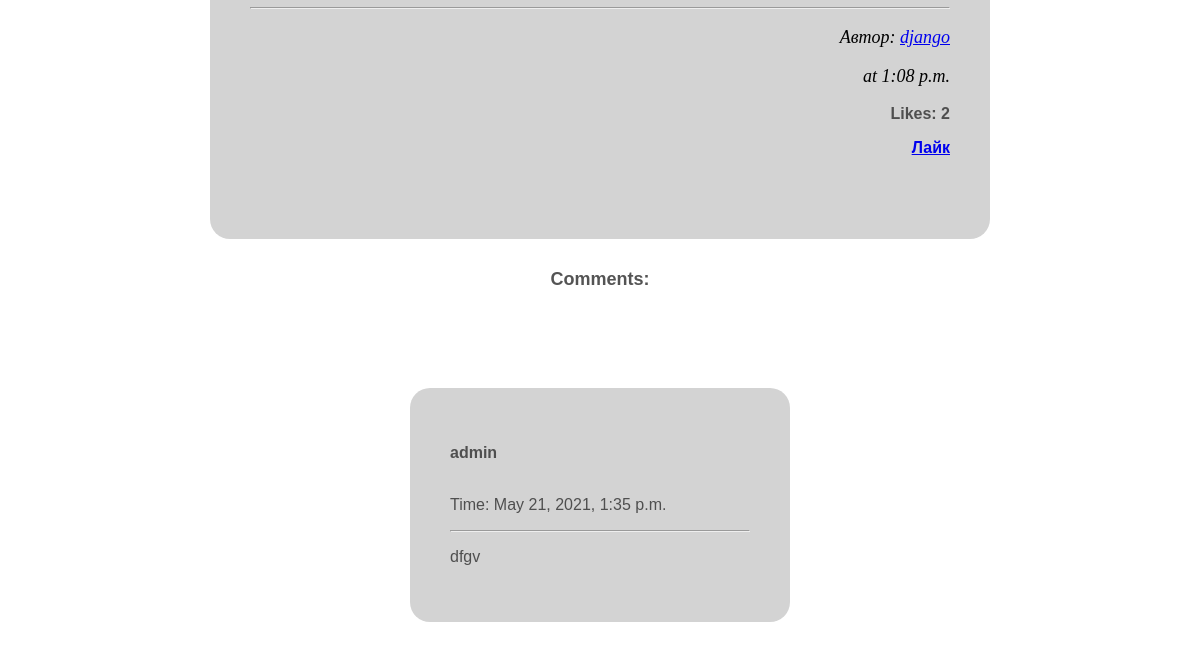
Before: /post/2/ (lower part) with the older database file.
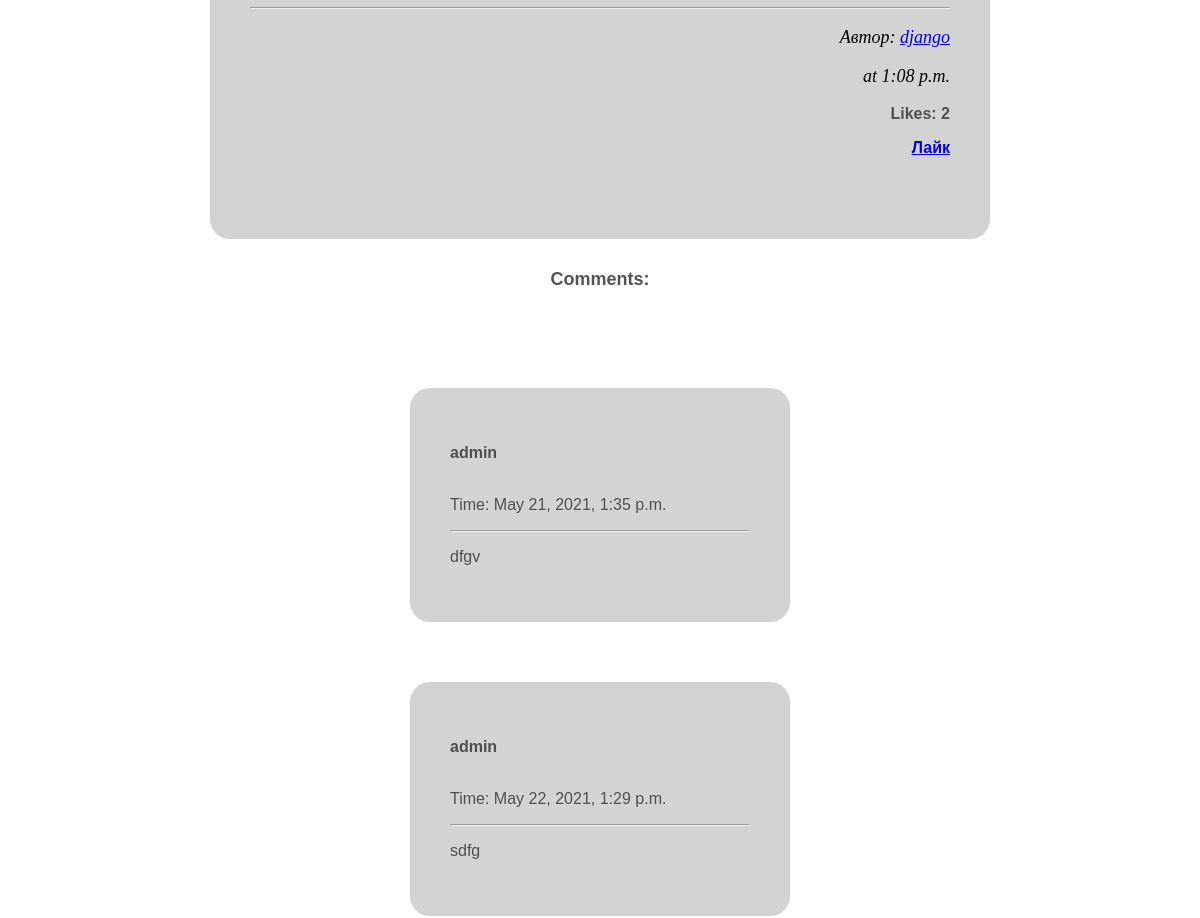
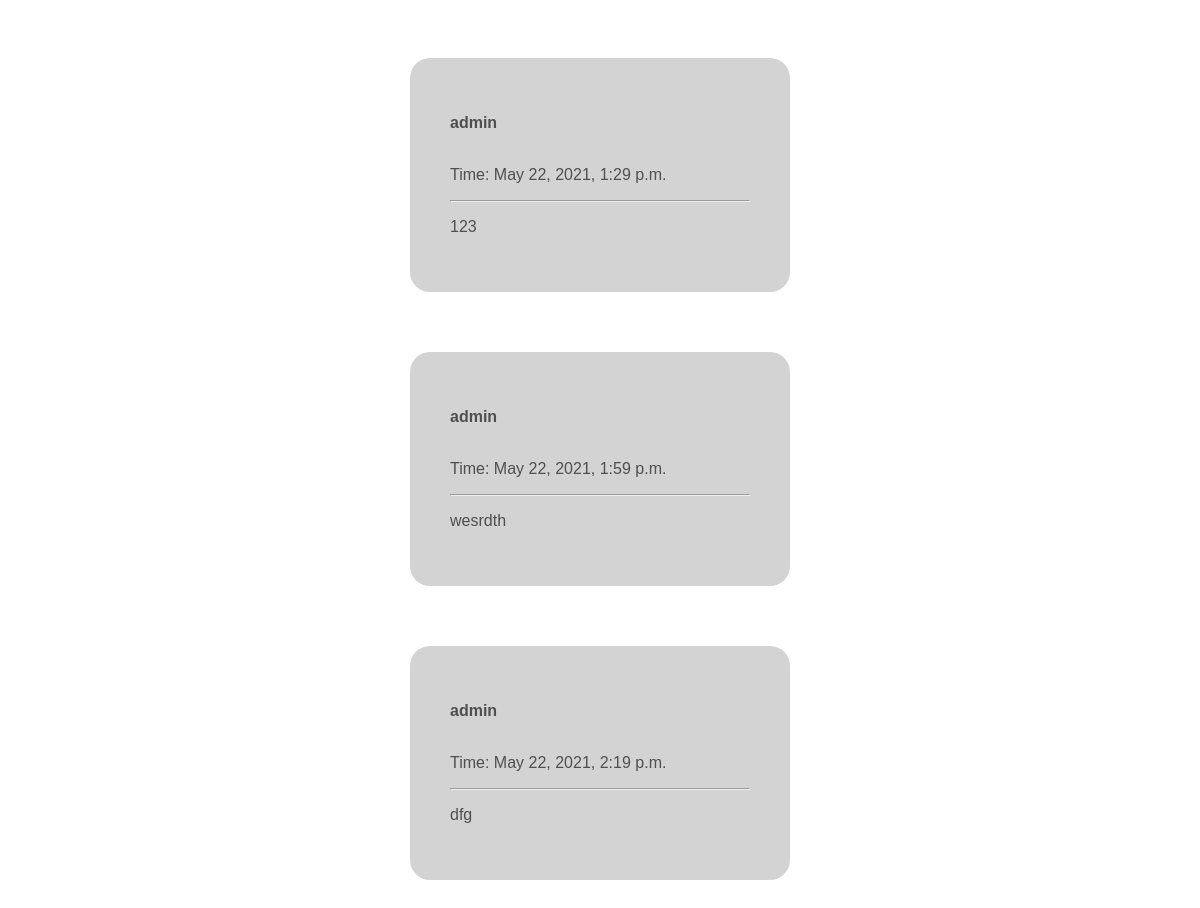
After: the same page with the newer database file (2 pictures, top to bottom).
### mainapp/models.py (models this page shows, shortened)
class Comments(models.Model):
    user = models.ForeignKey(get_user_model(), on_delete=models.CASCADE, verbose_name='Пользователь')
    post = models.ForeignKey(Post, on_delete=models.CASCADE, verbose_name='Пост')
    text = models.TextField(verbose_name='Текст')
    time = models.DateTimeField(verbose_name='Время добавления/обновления', auto_now=True, auto_now_add=False)

### mainapp/views.py (the view, shortened to what this page needs)
# urls.py: path("post/<int:pk>/", views.PostDetail.as_view(), name="post"),
class PostDetail(DetailView):
    model = Post
    def get_queryset(self):
        return self.model.objects.filter(is_active=True).only('name','img','pk','user','time','text','is_active')
    def get_context_data(self, *args, **kwargs):
        context = super().get_context_data(**kwargs)
        context["comment_form"] = CommentForm()
        context["comments"] = kwargs['object'].comments_set.all().select_related("user")
        return context

### mainapp/models.py (called while the page is built)
    def count_likes(self):
        return self.likes_set.all().count()

### mainapp/templates/mainapp/post_detail.html (shortened to what this page needs)
{% extends "mainapp/root.html"%}
{% load static %}
{% block content %}
    <div class="auth">
        <div class="large">
            <hr>
            <sign>
                <p><p>Автор: <a class="user" href="{% url 'authapp:users_profile' pk=object.user_id %}">{{ object.user }}</a>
                    <p> at {{ object.time }}</p>
            </sign>
            <h3 class="right">Likes: {{ object.count_likes }}
            <p><a href="{% url 'mainapp:like_post' pk=object.pk %}">Лайк</a></p>
            </h3>
        </div>
        <h2><p>Comments:</p></h2>
        {% for comment in comments %}
            <form>
                <h3 class="left"><p>{{ comment.user }}</p></h3>
                <p>Time: {{ comment.time }}</p>
                <hr>
                <p>{{ comment.text }}</p>
            </form>
        {% endfor %}
    </div>
{% endblock %}

Changed rows visible on the page:
added Comments: user "admin", time "May 22, 2021, 1:29 p.m.", text "sdfg"
added Comments: user "admin", time "May 22, 2021, 1:29 p.m.", text "123"
added Comments: user "admin", time "May 22, 2021, 1:59 p.m.", text "wesrdth"
added Comments: user "admin", time "May 22, 2021, 2:19 p.m.", text "dfg"
